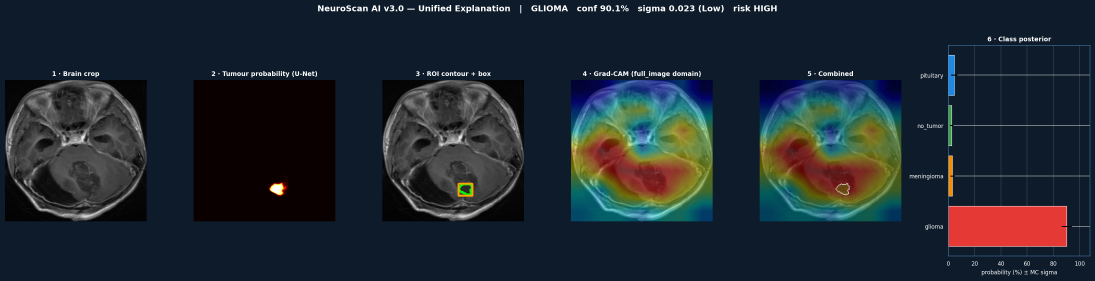
#> input picture neuroscan_v3_artifacts/neuroscan_v3_artifacts/xai/unified_glioma.png, 3285 x 842 px (shown at 1/3 size)
$ python -i preprocessing.py   (imports and definitions only)
#> lines starting #> are read from the running program, lines starting #| are printed output that depends on the picture; after the words box and inside, x2 and y2 are one past the last pixel; in counts of white or black regions, pixels touching at a corner belong together
#> further down, picture is the input picture: shape (842, 3285, 3); mean B, G, R 48.3, 40.6, 31.7
"""
NeuroScan AI v3.0 — Image preprocessing
Extracted verbatim from NeuroScan_V3.ipynb cell 10.
"""
from __future__ import annotations

from typing import Optional, Tuple, Union
import numpy as np
import cv2
import torch

IMG_SIZE: int = 224

# [1 line that did not run here, left out]
# [1 line that did not run here, left out]


def brain_bbox(bgr: np.ndarray) -> Tuple[int, int, int, int]:
    """Otsu + largest external contour → (x, y, w, h) in original coords."""
    h, w = bgr.shape[:2]
#> h = 842; w = 3285
    gray = cv2.cvtColor(bgr, cv2.COLOR_BGR2GRAY)
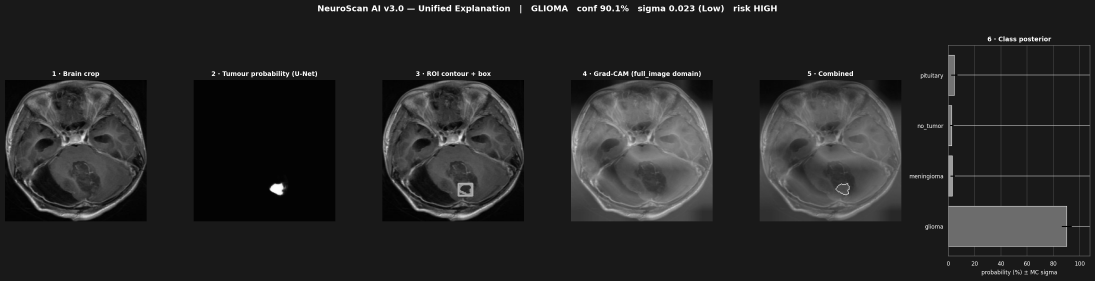
#> gray: shape (842, 3285) (shown at 1/3 size); min 0, max 255, mean 39.1
    gray = cv2.GaussianBlur(gray, (5, 5), 0)
    _, thr = cv2.threshold(gray, 0, 255, cv2.THRESH_BINARY + cv2.THRESH_OTSU)
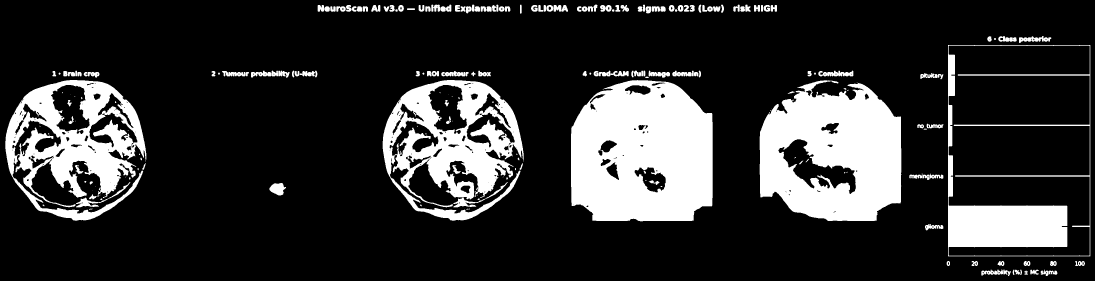
#> thr: shape (842, 3285) (shown at 1/3 size); 19.5% white; 205 white regions (41 under 20 px), largest, box (x1, y1, x2, y2) and area: (1713, 240, 2138, 664) 149280, (2279, 241, 2704, 663) 128320, (1148, 240, 1571, 662) 81755
    thr = cv2.erode(thr, None, iterations=2)
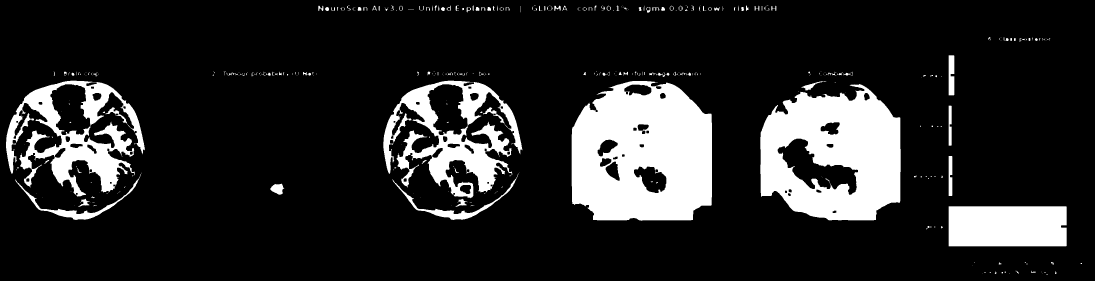
#> thr: shape (842, 3285) (shown at 1/3 size); 15.8% white; 383 white regions (242 under 20 px), largest, box (x1, y1, x2, y2) and area: (1715, 243, 2136, 662) 141678, (2281, 252, 2702, 661) 119066, (1150, 242, 1567, 595) 55704
    thr = cv2.dilate(thr, None, iterations=2)
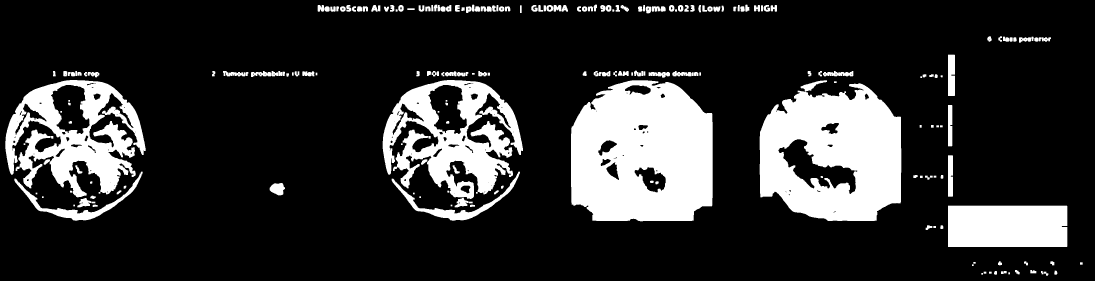
#> thr: shape (842, 3285) (shown at 1/3 size); 18.6% white; 221 white regions
    contours, _ = cv2.findContours(thr, cv2.RETR_EXTERNAL, cv2.CHAIN_APPROX_SIMPLE)
#> contours = 210 contours, 11 with area under 20; largest, box (x1, y1, x2, y2) and area: (1713, 241, 2138, 664) 156753, (2279, 250, 2704, 663) 141726, (1148, 240, 1569, 597) 83870, (16, 240, 437, 592) 81860, (2844, 617, 3202, 741) 43846
    if contours:
        x, y, cw, ch = cv2.boundingRect(max(contours, key=cv2.contourArea))
#> x = 1713; y = 241; cw = 425; ch = 423
        if cw > 20 and ch > 20:
            return x, y, cw, ch
    return 0, 0, w, h


def brain_crop_from_array(
    bgr: np.ndarray,
    return_bbox: bool = False,
    size: int = IMG_SIZE,
) -> Union[np.ndarray, Tuple[np.ndarray, Tuple[int, int, int, int]]]:
    """Crop brain region from a BGR numpy array, resize to size×size. Returns uint8 RGB."""
    if bgr is None or bgr.size == 0:
        raise IOError("Empty image array supplied to brain_crop_from_array")
    x, y, w, h = brain_bbox(bgr)
#> x = 1713; y = 241; w = 425; h = 423
    crop = bgr[y:y + h, x:x + w]
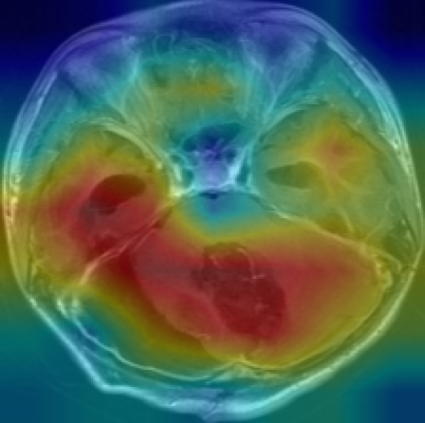
#> crop: shape (423, 425, 3); mean B, G, R 87.6, 102.5, 78.6
    rgb = cv2.cvtColor(crop, cv2.COLOR_BGR2RGB)
    out = cv2.resize(rgb, (size, size), interpolation=cv2.INTER_AREA)
    return (out, (x, y, w, h)) if return_bbox else out


def brain_crop(
    path: str,
    return_bbox: bool = False,
    size: int = IMG_SIZE,
) -> Union[np.ndarray, Tuple[np.ndarray, Tuple[int, int, int, int]]]:
    """Read an MRI file, crop to brain, resize to size×size. Returns uint8 RGB."""
    bgr = cv2.imread(str(path), cv2.IMREAD_COLOR)
    if bgr is None or bgr.size == 0:
        raise IOError(f"Unreadable image: {path}")
    return brain_crop_from_array(bgr, return_bbox=return_bbox, size=size)


def to_tensor_imagenet(rgb_u8: np.ndarray) -> torch.Tensor:
    """Convert uint8 RGB HWC → float32 CHW ImageNet-normalised tensor."""
    t = torch.from_numpy(np.ascontiguousarray(rgb_u8)).permute(2, 0, 1).float().div_(255.0)
    return (t - IMAGENET_MEAN) / IMAGENET_STD


def to_tensor_unit(rgb_u8: np.ndarray) -> torch.Tensor:
    """Convert uint8 RGB HWC → float32 CHW tensor in [0, 1]."""
    return torch.from_numpy(np.ascontiguousarray(rgb_u8)).permute(2, 0, 1).float().div_(255.0)

>>> import cv2
>>> picture = cv2.imread('../neuroscan_v3_artifacts/neuroscan_v3_artifacts/xai/unified_glioma.png')
>>> result = brain_crop_from_array(picture)

$ run again, on neuroscan_v3_artifacts/neuroscan_v3_artifacts/xai/unified_meningioma.png
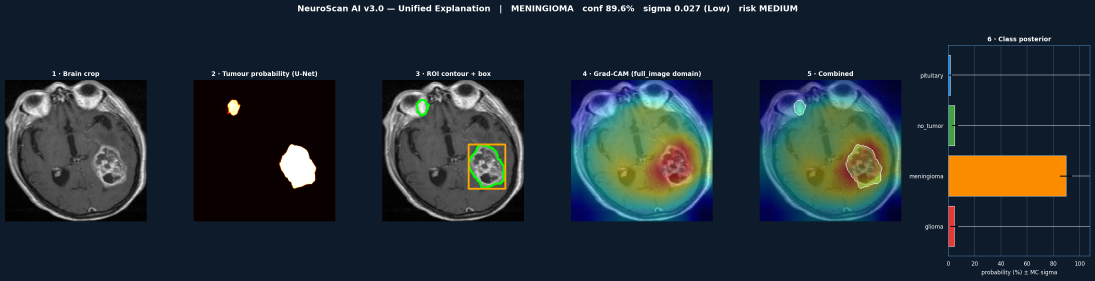
#> input picture neuroscan_v3_artifacts/neuroscan_v3_artifacts/xai/unified_meningioma.png, 3285 x 842 px (shown at 1/3 size)
#> picture is the input picture: shape (842, 3285, 3); mean B, G, R 53.5, 46.6, 35.5
#> in brain_bbox, `thr = cv2.dilate(thr, None, iterations=2)`:
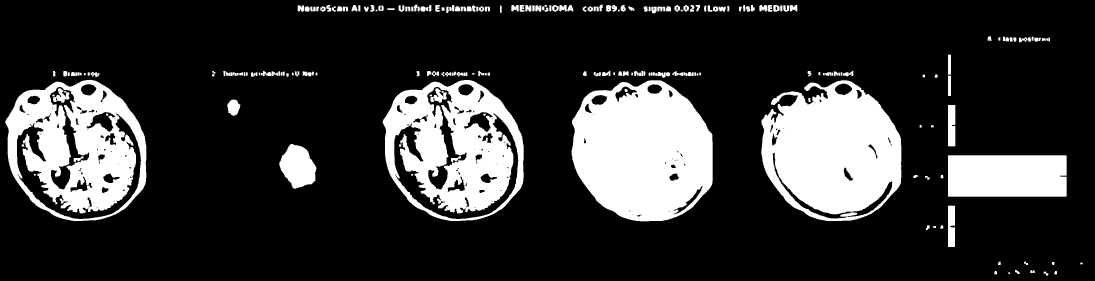
#> thr: shape (842, 3285) (shown at 1/3 size); 20.2% white; 243 white regions
#> contours = 229 contours, 3 with area under 20; largest, box (x1, y1, x2, y2) and area: (1715, 241, 2138, 664) 142107, (1148, 240, 1571, 663) 141241, (16, 240, 439, 663) 141241, (2284, 241, 2704, 663) 134730, (2844, 466, 3200, 590) 43588
#> in brain_bbox, `x, y, cw, ch = cv2.boundingRect(max(contours, key=cv2.contourArea))`: x = 1715; y = 241; cw = 423
#> in brain_crop_from_array, `x, y, w, h = brain_bbox(bgr)`: x = 1715; y = 241; w = 423
#> in brain_crop_from_array, `crop = bgr[y:y + h, x:x + w]`:
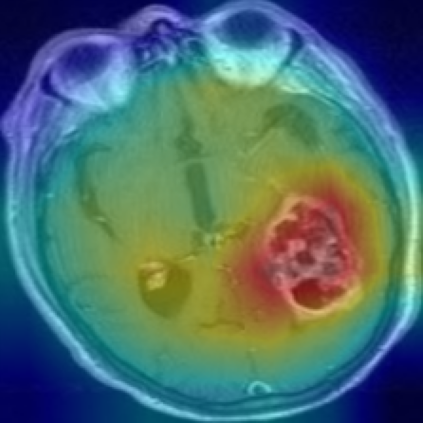
#> crop: shape (423, 423, 3); mean B, G, R 110.2, 110.6, 78.1

$ run again, on neuroscan_v3_artifacts/neuroscan_v3_artifacts/xai/unified_no_tumor.png
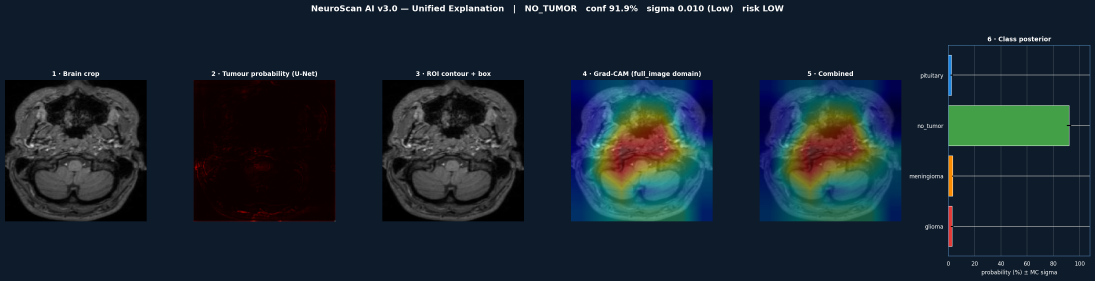
#> input picture neuroscan_v3_artifacts/neuroscan_v3_artifacts/xai/unified_no_tumor.png, 3285 x 842 px (shown at 1/3 size)
#> picture is the input picture: shape (842, 3285, 3); mean B, G, R 48.6, 38.7, 25.2
#> in brain_bbox, `thr = cv2.dilate(thr, None, iterations=2)`:
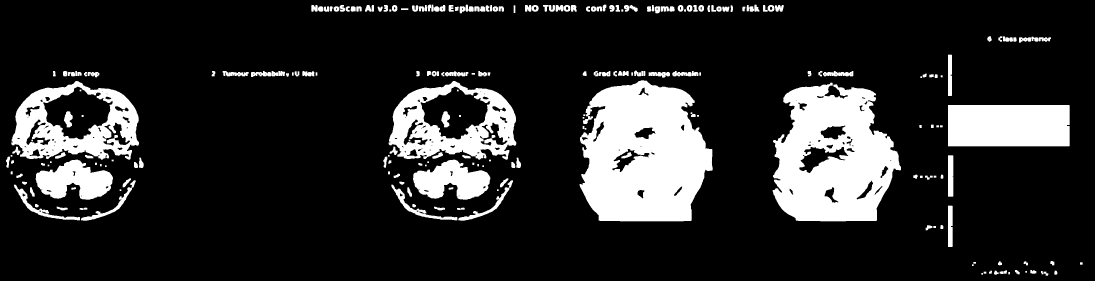
#> thr: shape (842, 3285) (shown at 1/3 size); 16.5% white; 246 white regions
#> contours = 235 contours, 16 with area under 20; largest, box (x1, y1, x2, y2) and area: (1739, 241, 2138, 664) 131216, (2318, 248, 2703, 664) 118897, (1166, 243, 1549, 479) 68069, (34, 243, 417, 479) 68069, (2844, 315, 3209, 439) 44740
#> in brain_bbox, `x, y, cw, ch = cv2.boundingRect(max(contours, key=cv2.contourArea))`: x = 1739; y = 241; cw = 399; ch = 423
#> in brain_crop_from_array, `x, y, w, h = brain_bbox(bgr)`: x = 1739; y = 241; w = 399; h = 423
#> in brain_crop_from_array, `out = cv2.resize(rgb, (size, size), interpolation=cv2.INTER_AREA)`:
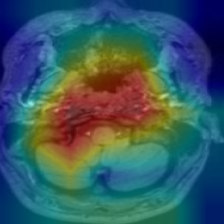
#> out: shape (224, 224, 3); mean R, G, B 57.4, 90.9, 99.1
